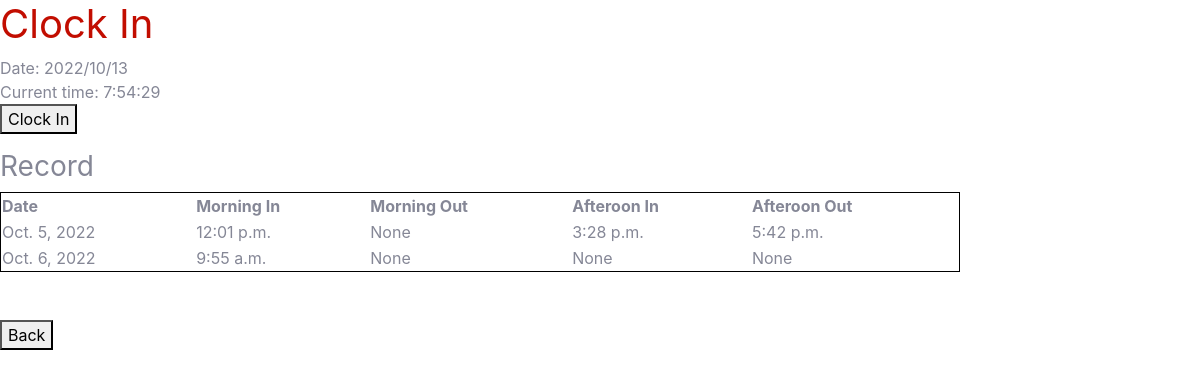
Screenshot of /hr/clockin (signed in) with the database file from the repository.
### hr_system/models.py (models this page shows, shortened)
class ClockInRecord(models.Model):
    date = models.DateField(auto_now_add=True)
    morning_enter_time = models.TimeField(null=True)
    morning_leave_time = models.TimeField(null=True)
    afteroon_enter_time = models.TimeField(null=True)
    afteroon_leave_time = models.TimeField(null=True)
    username = models.ForeignKey(User, on_delete=models.CASCADE, to_field="username", db_column="username")

### hr_system/views.py (the view, shortened to what this page needs)
# urls.py: path('clockin', views.hr_clockin, name="hr_clockin"),
@login_required(login_url="login")
def hr_clockin(request):
    timezone = pytz.timezone('Asia/Shanghai')
    current_datetime = datetime.now(timezone)
    current_date = current_datetime.date()
    current_time = current_datetime.time()
    current_date_str = current_datetime.strftime("%m/%d/%Y")
    current_time_str = current_datetime.strftime("%H:%M:%S")
    username = request.user.username
    employee = Employee.objects.filter(username=username).values()
    if list(employee):
        employee_dict = list(employee)[0]
        clock_in_msg = ''
        this_month_clock_in_record = ClockInRecord.objects.filter(
            date__year = current_date.year,
            date__month = current_date.month,
            username=User.objects.get(username=username)
        )
        context = {
            'clock_in_record': this_month_clock_in_record,
            'employee': employee_dict,
            'clock_in_msg': clock_in_msg,
        }
        return render(request, "hrs/hr_clockin.html", context)
    else:
        messages.error(request, "Please fill in the profile first!")
        return redirect("hr:hr_profile")

### hr_system/templates/hrs/hr_clockin.html (shortened to what this page needs)
{% extends 'base.html' %}
{% block content %}
    <h1>Clock In</h1>
    <div id="date"></div>
    <div id="clock"></div>
    <form method="POST">{% csrf_token %}<button>Clock In</button></form>
    <h3>Record</h3>
    <table>
        <tr>
            <th>Date</th>
            <th>Morning In</th>
            <th>Morning Out</th>
            <th>Afteroon In</th>
            <th>Afteroon Out</th>
        </tr>
        {% for record in clock_in_record %}
            <tr>
                <td>{{ record.date }}</td>
                <td>{{ record.morning_enter_time }}</td>
                <td>{{ record.morning_leave_time }}</td>
                <td>{{ record.afteroon_enter_time }}</td>
                <td>{{ record.afteroon_leave_time }}</td>
            </tr>
        {% endfor %}
    </table>
    <br/>
    <br/>
    <a href="{% url 'hr:hr_index' %}"><button>Back</button></a>
{% endblock content %}

### templates/base.html (shortened to what this page needs)
{% load static %}
<!DOCTYPE html>
<html lang="en" dir="ltr">
  <head>
    <link rel="stylesheet" href="{% static 'css/sb-admin-2.min.css' %}">
    <link rel="stylesheet" href="{% static 'css/style.css' %}">
  </head>
  <body>
  	{% block content %}
    {% endblock %}
  </body>
</html>

### static/css/style.css (style rules this page uses)
h1 { color: #c20d00; }
table { width: 80%; border: 1px solid black; }

### rows the page displays
ClockInRecord: date "Oct. 5, 2022", morning_enter_time "12:01 p.m.", morning_leave_time "None", afteroon_enter_time "3:28 p.m.", afteroon_leave_time "5:42 p.m."
ClockInRecord: date "Oct. 6, 2022", morning_enter_time "9:55 a.m.", morning_leave_time "None", afteroon_enter_time "None", afteroon_leave_time "None"
